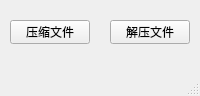
<?xml version="1.0" encoding="UTF-8"?>
<ui version="4.0">
 <class>MainWindow</class>
 <widget class="QMainWindow" name="MainWindow">
  <property name="geometry">
   <rect>
    <x>0</x>
    <y>0</y>
    <width>200</width>
    <height>96</height>
   </rect>
  </property>
  <property name="windowTitle">
   <string>MainWindow</string>
  </property>
  <widget class="QWidget" name="centralwidget">
   <widget class="QPushButton" name="toZip">
    <property name="geometry">
     <rect>
      <x>10</x>
      <y>20</y>
      <width>80</width>
      <height>24</height>
     </rect>
    </property>
    <property name="text">
     <string>压缩文件</string>
    </property>
   </widget>
   <widget class="QPushButton" name="Zipto">
    <property name="geometry">
     <rect>
      <x>110</x>
      <y>20</y>
      <width>80</width>
      <height>24</height>
     </rect>
    </property>
    <property name="text">
     <string>解压文件</string>
    </property>
   </widget>
  </widget>
  <widget class="QMenuBar" name="menubar">
   <property name="geometry">
    <rect>
     <x>0</x>
     <y>0</y>
     <width>200</width>
     <height>21</height>
    </rect>
   </property>
  </widget>
  <widget class="QStatusBar" name="statusbar"/>
 </widget>
 <resources/>
 <connections/>
</ui>
